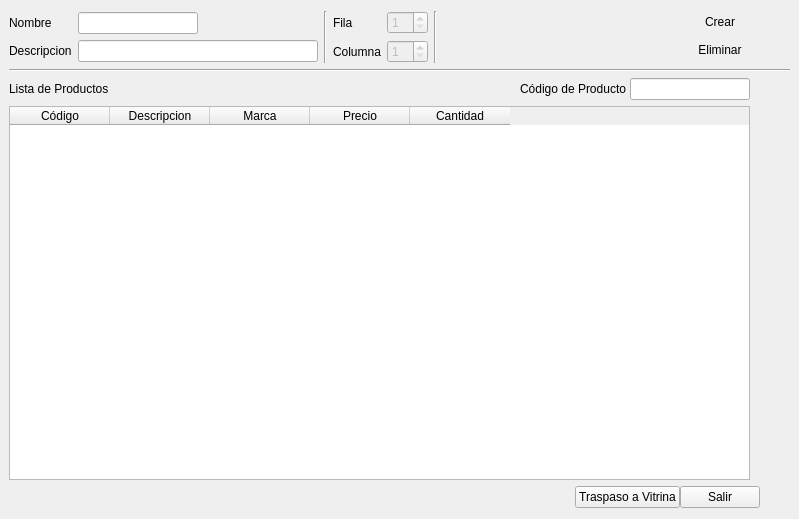
<?xml version="1.0" encoding="UTF-8"?>
<ui version="4.0">
 <class>ui_contenedor_datos</class>
 <widget class="QWidget" name="ui_contenedor_datos">
  <property name="geometry">
   <rect>
    <x>0</x>
    <y>0</y>
    <width>799</width>
    <height>519</height>
   </rect>
  </property>
  <property name="windowTitle">
   <string>Contenedor</string>
  </property>
  <property name="windowIcon">
   <iconset resource="../Icons/Icons.qrc">
    <normaloff>:/Icons/product.png</normaloff>:/Icons/product.png</iconset>
  </property>
  <layout class="QGridLayout" name="gridLayout_19">
   <property name="leftMargin">
    <number>9</number>
   </property>
   <property name="rightMargin">
    <number>9</number>
   </property>
   <item row="0" column="0">
    <layout class="QGridLayout" name="gridLayout_18">
     <property name="spacing">
      <number>6</number>
     </property>
     <item row="0" column="0">
      <layout class="QGridLayout" name="gridLayout_17">
       <item row="0" column="0">
        <layout class="QGridLayout" name="gridLayout_9">
         <item row="0" column="0">
          <layout class="QGridLayout" name="gridLayout_3">
           <item row="0" column="0">
            <layout class="QGridLayout" name="gridLayout_2">
             <item row="0" column="0">
              <widget class="QLabel" name="label">
               <property name="text">
                <string>Nombre</string>
               </property>
              </widget>
             </item>
             <item row="1" column="0">
              <widget class="QLabel" name="label_2">
               <property name="text">
                <string>Descripcion</string>
               </property>
              </widget>
             </item>
            </layout>
           </item>
           <item row="0" column="1">
            <layout class="QGridLayout" name="gridLayout">
             <item row="0" column="0">
              <widget class="QLineEdit" name="lineEdit_nombre">
               <property name="sizePolicy">
                <sizepolicy hsizetype="Fixed" vsizetype="Fixed">
                 <horstretch>0</horstretch>
                 <verstretch>0</verstretch>
                </sizepolicy>
               </property>
               <property name="minimumSize">
                <size>
                 <width>120</width>
                 <height>0</height>
                </size>
               </property>
               <property name="maximumSize">
                <size>
                 <width>120</width>
                 <height>16777215</height>
                </size>
               </property>
              </widget>
             </item>
             <item row="1" column="0">
              <widget class="QLineEdit" name="lineEdit_descripcion">
               <property name="minimumSize">
                <size>
                 <width>240</width>
                 <height>0</height>
                </size>
               </property>
               <property name="maximumSize">
                <size>
                 <width>240</width>
                 <height>16777215</height>
                </size>
               </property>
              </widget>
             </item>
            </layout>
           </item>
          </layout>
         </item>
         <item row="0" column="1">
          <widget class="Line" name="line">
           <property name="orientation">
            <enum>Qt::Vertical</enum>
           </property>
          </widget>
         </item>
         <item row="0" column="2">
          <layout class="QGridLayout" name="gridLayout_8">
           <item row="0" column="0">
            <layout class="QGridLayout" name="gridLayout_7">
             <item row="0" column="0">
              <layout class="QGridLayout" name="gridLayout_6">
               <item row="0" column="0">
                <widget class="QLabel" name="label_4">
                 <property name="text">
                  <string>Fila</string>
                 </property>
                </widget>
               </item>
               <item row="1" column="0">
                <widget class="QLabel" name="label_5">
                 <property name="text">
                  <string>Columna</string>
                 </property>
                </widget>
               </item>
              </layout>
             </item>
             <item row="0" column="1">
              <layout class="QGridLayout" name="gridLayout_5">
               <item row="0" column="0">
                <widget class="QSpinBox" name="spinBox_fila">
                 <property name="enabled">
                  <bool>false</bool>
                 </property>
                 <property name="minimum">
                  <number>1</number>
                 </property>
                </widget>
               </item>
               <item row="1" column="0">
                <widget class="QSpinBox" name="spinBox_columna">
                 <property name="enabled">
                  <bool>false</bool>
                 </property>
                 <property name="minimum">
                  <number>1</number>
                 </property>
                </widget>
               </item>
              </layout>
             </item>
            </layout>
           </item>
          </layout>
         </item>
         <item row="0" column="3">
          <widget class="Line" name="line_2">
           <property name="orientation">
            <enum>Qt::Vertical</enum>
           </property>
          </widget>
         </item>
         <item row="0" column="4">
          <layout class="QGridLayout" name="gridLayout_4"/>
         </item>
        </layout>
       </item>
       <item row="0" column="1">
        <spacer name="horizontalSpacer_3">
         <property name="orientation">
          <enum>Qt::Horizontal</enum>
         </property>
         <property name="sizeHint" stdset="0">
          <size>
           <width>30</width>
           <height>20</height>
          </size>
         </property>
        </spacer>
       </item>
       <item row="0" column="2">
        <layout class="QGridLayout" name="gridLayout_16">
         <item row="0" column="0">
          <widget class="QPushButton" name="pushButton_saveContenedor">
           <property name="text">
            <string>Crear</string>
           </property>
           <property name="icon">
            <iconset resource="../Icons/Icons.qrc">
             <normaloff>:/Icons/1349716427_checkbox_checked.png</normaloff>:/Icons/1349716427_checkbox_checked.png</iconset>
           </property>
           <property name="flat">
            <bool>true</bool>
           </property>
          </widget>
         </item>
         <item row="1" column="0">
          <widget class="QPushButton" name="pushButton_deleteContenedor">
           <property name="text">
            <string>Eliminar</string>
           </property>
           <property name="icon">
            <iconset resource="../Icons/Icons.qrc">
             <normaloff>:/Icons/1349716432_round_minus.png</normaloff>:/Icons/1349716432_round_minus.png</iconset>
           </property>
           <property name="flat">
            <bool>true</bool>
           </property>
          </widget>
         </item>
         <item row="0" column="1">
          <spacer name="horizontalSpacer_5">
           <property name="orientation">
            <enum>Qt::Horizontal</enum>
           </property>
           <property name="sizeType">
            <enum>QSizePolicy::Fixed</enum>
           </property>
           <property name="sizeHint" stdset="0">
            <size>
             <width>30</width>
             <height>20</height>
            </size>
           </property>
          </spacer>
         </item>
        </layout>
       </item>
      </layout>
     </item>
     <item row="1" column="0">
      <widget class="Line" name="line_3">
       <property name="orientation">
        <enum>Qt::Horizontal</enum>
       </property>
      </widget>
     </item>
     <item row="2" column="0">
      <layout class="QGridLayout" name="gridLayout_15">
       <item row="0" column="0">
        <layout class="QGridLayout" name="gridLayout_13">
         <item row="0" column="0">
          <widget class="QLabel" name="label_7">
           <property name="text">
            <string>Lista de Productos </string>
           </property>
          </widget>
         </item>
         <item row="0" column="1">
          <spacer name="horizontalSpacer">
           <property name="orientation">
            <enum>Qt::Horizontal</enum>
           </property>
           <property name="sizeHint" stdset="0">
            <size>
             <width>398</width>
             <height>20</height>
            </size>
           </property>
          </spacer>
         </item>
         <item row="0" column="2">
          <layout class="QGridLayout" name="gridLayout_10">
           <property name="horizontalSpacing">
            <number>0</number>
           </property>
           <item row="0" column="0">
            <widget class="QLabel" name="label_8">
             <property name="text">
              <string>Código de Producto </string>
             </property>
            </widget>
           </item>
           <item row="0" column="1">
            <widget class="QLineEdit" name="lineEdit_codigoProducto">
             <property name="sizePolicy">
              <sizepolicy hsizetype="Fixed" vsizetype="Fixed">
               <horstretch>0</horstretch>
               <verstretch>0</verstretch>
              </sizepolicy>
             </property>
             <property name="minimumSize">
              <size>
               <width>120</width>
               <height>0</height>
              </size>
             </property>
             <property name="maximumSize">
              <size>
               <width>120</width>
               <height>16777215</height>
              </size>
             </property>
            </widget>
           </item>
           <item row="0" column="2">
            <widget class="QPushButton" name="pushButton_addProducto">
             <property name="text">
              <string/>
             </property>
             <property name="icon">
              <iconset resource="../Icons/Icons.qrc">
               <normaloff>:/Icons/1349716423_sq_plus.png</normaloff>:/Icons/1349716423_sq_plus.png</iconset>
             </property>
             <property name="flat">
              <bool>true</bool>
             </property>
            </widget>
           </item>
          </layout>
         </item>
        </layout>
       </item>
       <item row="1" column="0">
        <layout class="QGridLayout" name="gridLayout_14">
         <property name="horizontalSpacing">
          <number>0</number>
         </property>
         <item row="0" column="1">
          <layout class="QGridLayout" name="gridLayout_11">
           <item row="0" column="0">
            <widget class="QPushButton" name="pushButton_deleteProducto">
             <property name="enabled">
              <bool>true</bool>
             </property>
             <property name="text">
              <string/>
             </property>
             <property name="icon">
              <iconset resource="../Icons/Icons.qrc">
               <normaloff>:/Icons/1349716428_trash.png</normaloff>:/Icons/1349716428_trash.png</iconset>
             </property>
             <property name="flat">
              <bool>true</bool>
             </property>
            </widget>
           </item>
           <item row="1" column="0">
            <spacer name="verticalSpacer">
             <property name="orientation">
              <enum>Qt::Vertical</enum>
             </property>
             <property name="sizeHint" stdset="0">
              <size>
               <width>20</width>
               <height>208</height>
              </size>
             </property>
            </spacer>
           </item>
          </layout>
         </item>
         <item row="0" column="0">
          <widget class="QTableWidget" name="tableWidget_list_productos">
           <property name="sizePolicy">
            <sizepolicy hsizetype="Expanding" vsizetype="Expanding">
             <horstretch>0</horstretch>
             <verstretch>0</verstretch>
            </sizepolicy>
           </property>
           <column>
            <property name="text">
             <string>Código</string>
            </property>
           </column>
           <column>
            <property name="text">
             <string>Descripcion</string>
            </property>
           </column>
           <column>
            <property name="text">
             <string>Marca</string>
            </property>
           </column>
           <column>
            <property name="text">
             <string>Precio</string>
            </property>
           </column>
           <column>
            <property name="text">
             <string>Cantidad</string>
            </property>
           </column>
          </widget>
         </item>
        </layout>
       </item>
      </layout>
     </item>
     <item row="3" column="0">
      <layout class="QGridLayout" name="gridLayout_12">
       <property name="horizontalSpacing">
        <number>0</number>
       </property>
       <item row="0" column="0">
        <spacer name="horizontalSpacer_2">
         <property name="orientation">
          <enum>Qt::Horizontal</enum>
         </property>
         <property name="sizeHint" stdset="0">
          <size>
           <width>668</width>
           <height>20</height>
          </size>
         </property>
        </spacer>
       </item>
       <item row="0" column="2">
        <widget class="QPushButton" name="pushButton_salir">
         <property name="text">
          <string>Salir</string>
         </property>
        </widget>
       </item>
       <item row="0" column="3">
        <spacer name="horizontalSpacer_4">
         <property name="orientation">
          <enum>Qt::Horizontal</enum>
         </property>
         <property name="sizeType">
          <enum>QSizePolicy::Fixed</enum>
         </property>
         <property name="sizeHint" stdset="0">
          <size>
           <width>30</width>
           <height>20</height>
          </size>
         </property>
        </spacer>
       </item>
       <item row="0" column="1">
        <widget class="QPushButton" name="traspaso">
         <property name="text">
          <string>Traspaso a Vitrina</string>
         </property>
        </widget>
       </item>
      </layout>
     </item>
    </layout>
   </item>
  </layout>
 </widget>
 <resources>
  <include location="../Icons/Icons.qrc"/>
 </resources>
 <connections/>
</ui>
